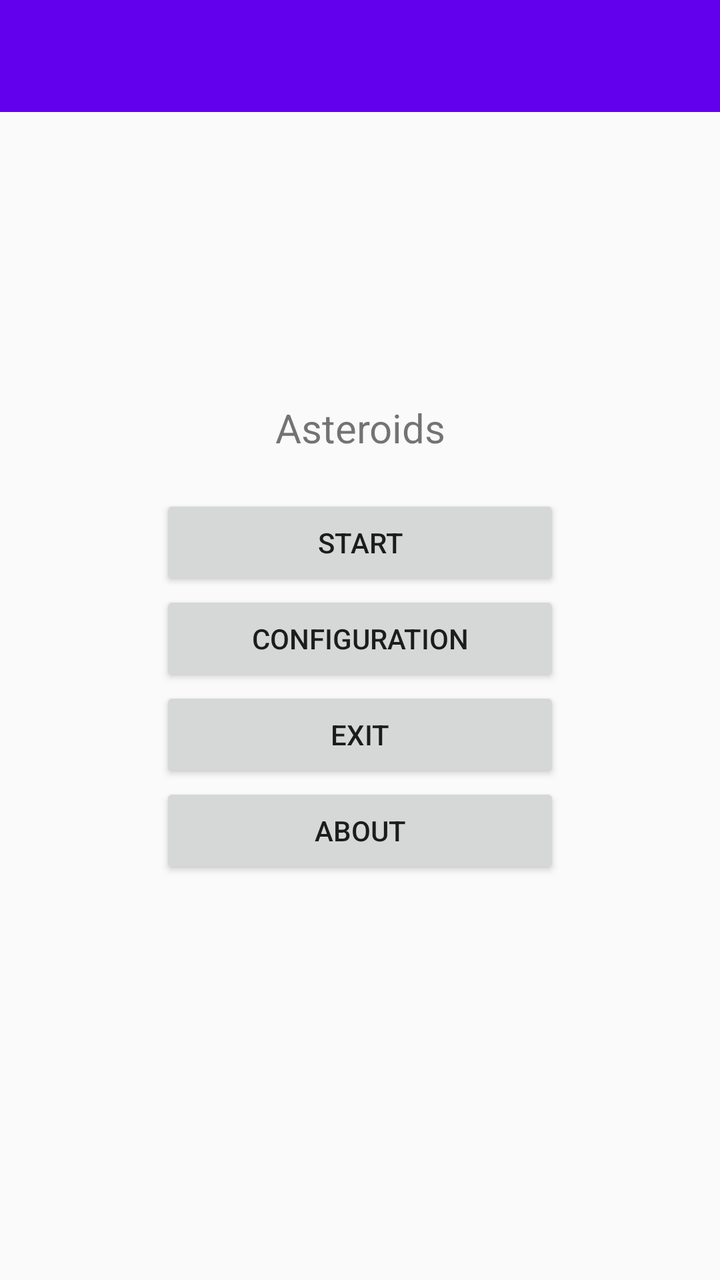
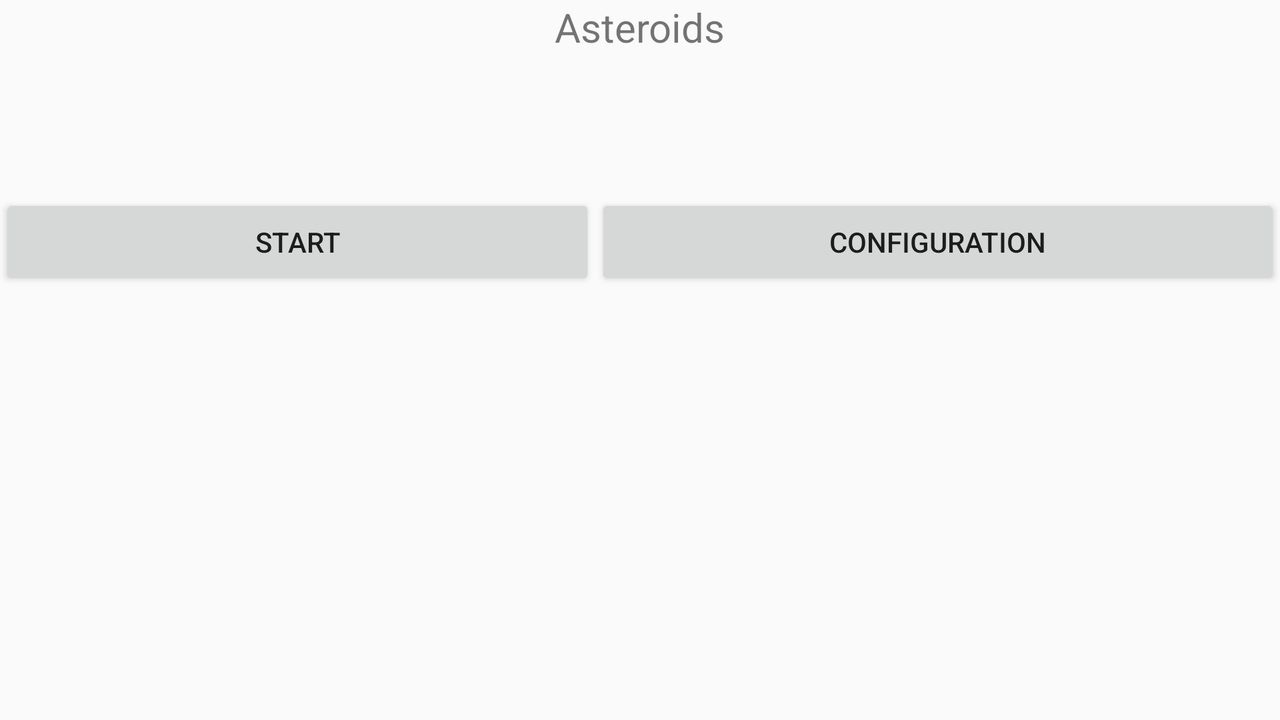

An Android layout and its configuration variant, each rendered on a device that would load it. The default file and the variant file are quoted in full after the pictures.
<!-- AndroidManifest.xml: application theme AppTheme -->
<!-- res/layout/activity_main.xml -->
<?xml version="1.0" encoding="utf-8"?>
<RelativeLayout xmlns:android="http://schemas.android.com/apk/res/android"
    xmlns:app="http://schemas.android.com/apk/res-auto"
    xmlns:tools="http://schemas.android.com/tools"
    android:layout_width="match_parent"
    android:layout_height="match_parent"
    android:gravity="center"
    android:orientation="vertical"
    tools:context=".MainActivity">

    <LinearLayout
        android:layout_width="match_parent"
        android:layout_height="match_parent"
        android:gravity="center"
        android:orientation="vertical">

        <TextView
            android:id="@+id/textView"
            android:layout_width="match_parent"
            android:layout_height="wrap_content"
            android:layout_gravity="center_horizontal"
            android:paddingBottom="20dp"
            android:text="@string/app_name"
            android:textAlignment="center"
            android:textSize="20sp" />

        <Button
            android:id="@+id/button"
            android:layout_width="200dp"
            android:layout_height="wrap_content"
            android:text="@string/start" />

        <Button
            android:id="@+id/button2"
            android:layout_width="200dp"
            android:layout_height="wrap_content"
            android:text="@string/config" />

        <Button
            android:id="@+id/button4"
            android:layout_width="200dp"
            android:layout_height="wrap_content"
            android:onClick="exitApp"
            android:text="@string/exit" />

        <Button
            android:id="@+id/button3"
            android:layout_width="200dp"
            android:layout_height="wrap_content"
            android:onClick="exeAbout"
            android:text="@string/about" />
    </LinearLayout>

    <include layout="@layout/tool_bar"
        android:id="@+id/tool_bar"></include> 

</RelativeLayout>
<!-- res/layout/tool_bar.xml (included above) -->
<?xml version="1.0" encoding="utf-8"?>
<androidx.appcompat.widget.Toolbar
    xmlns:android="http://schemas.android.com/apk/res/android"
    android:layout_height="wrap_content"
    android:layout_width="match_parent"
    android:background="@color/colorPrimary">

</androidx.appcompat.widget.Toolbar>
<!-- resources referenced by this layout -->
<resources>
  <string name="about">About</string>
  <string name="app_name">Asteroids</string>
  <string name="config">Configuration</string>
  <string name="exit">Exit</string>
  <string name="start">Start</string>
  <style name="AppTheme" parent="Theme.AppCompat.Light.DarkActionBar">  
          
          <item name="colorPrimary">@color/colorPrimary</item>
          <item name="colorPrimaryDark">@color/colorPrimaryDark</item>
          <item name="colorAccent">@color/colorAccent</item>
          <item name="windowActionBar">false</item>
          <item name="windowNoTitle">true</item> 
      </style>
</resources>
<!-- res/layout-land/activity_main.xml (the author's variant of the layout above) -->
<!-- drawn on the phone turned sideways -->
<?xml version="1.0" encoding="utf-8"?>
<LinearLayout xmlns:android="http://schemas.android.com/apk/res/android"
    xmlns:tools="http://schemas.android.com/tools"
    android:layout_width="match_parent"
    android:layout_height="wrap_content"
    android:gravity="center|center_horizontal"
    android:orientation="vertical">

    <TextView
        android:id="@+id/textView2"
        android:layout_width="509dp"
        android:layout_height="wrap_content"
        android:layout_gravity="center_horizontal"
        android:paddingBottom="70dp"
        android:text="@string/app_name"
        android:textAlignment="center"
        android:textSize="20sp" />

    <LinearLayout
        android:layout_width="match_parent"
        android:layout_height="match_parent"
        android:orientation="horizontal"
        android:paddingBottom="20dp">

        <Button
            android:id="@+id/button9"
            android:layout_width="wrap_content"
            android:layout_height="wrap_content"
            android:layout_weight="1"
            android:text="@string/start" />

        <Button
            android:id="@+id/button10"
            android:layout_width="wrap_content"
            android:layout_height="wrap_content"
            android:layout_weight="1"
            android:text="@string/config" />
    </LinearLayout>

    <LinearLayout
        android:layout_width="match_parent"
        android:layout_height="match_parent"
        android:orientation="horizontal">

        <Button
            android:id="@+id/button11"
            android:layout_width="wrap_content"
            android:layout_height="wrap_content"
            android:layout_weight="1"
            android:text="@string/about"
            android:onClick="exeAbout"/>

        <Button
            android:id="@+id/button12"
            android:layout_width="wrap_content"
            android:layout_height="wrap_content"
            android:layout_weight="1"
            android:onClick="exitApp"
            android:text="@string/exit" />
    </LinearLayout>

</LinearLayout>
